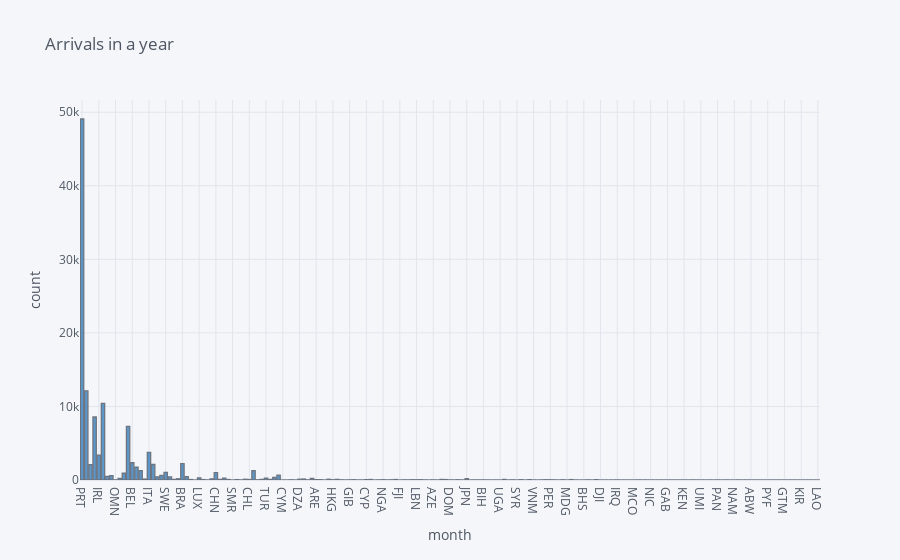

Source (notebook cell):
### Code cell
df['country'].iplot(kind='hist', xTitle='month',
                  yTitle='count', title='Arrivals in a year',colors='Blue')

### Figure 1 — Plotly figure (JSON) as saved in the notebook; plotly's stock layout.template omitted (floating-point values rounded to 4 significant figures; data arrays with more than 128 entries replaced by an {"elided": "..."} marker saying what was removed)
{"data": [{"histfunc": "count", "histnorm": "", "marker": {"color": "rgba(55, 128, 191, 1.0)", "line": {"color": "#4D5663", "width": 1.3}}, "name": "country", "opacity": 0.8, "orientation": "v", "type": "histogram", "x": {"elided": "119390 str values"}}], "layout": {"barmode": "overlay", "legend": {"bgcolor": "#F5F6F9", "font": {"color": "#4D5663"}}, "paper_bgcolor": "#F5F6F9", "plot_bgcolor": "#F5F6F9", "title": {"font": {"color": "#4D5663"}, "text": "Arrivals in a year"}, "xaxis": {"gridcolor": "#E1E5ED", "showgrid": true, "tickfont": {"color": "#4D5663"}, "title": {"font": {"color": "#4D5663"}, "text": "month"}, "zerolinecolor": "#E1E5ED"}, "yaxis": {"gridcolor": "#E1E5ED", "showgrid": true, "tickfont": {"color": "#4D5663"}, "title": {"font": {"color": "#4D5663"}, "text": "count"}, "zerolinecolor": "#E1E5ED"}}}
